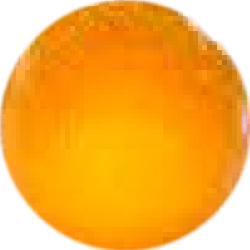
#> input picture packages/assets/source/sun-rulebook.png, 250 x 250 px
$ python cut_action_icons.py ../../packages/assets/source/sun-rulebook.png ../../packages/assets/source/sun-rulebook.png
#> lines starting #> are read from the running program, lines starting #| are printed output that depends on the picture; after the words box and inside, x2 and y2 are one past the last pixel; in counts of white or black regions, pixels touching at a corner belong together
"""Cuts more icons out of the player aid (the same picture and the same method as the action icons of tools/web/build_assets.py):

- the hexagons of the Research action (with the "take a tech of any type" symbol in it) and of Pass (the red cross), as printed;
- the mission icon: the silver card as printed next to "Complete a mission", once without its green check mark (a mission that was played) and once with it
  (a mission that was completed). The card is drawn again in the colours of the printed one and the printed check mark is put on it, so that both
  icons are exactly the same card.

Needs Pillow and numpy.   python cut_action_icons.py <assets/player-aid-iconography-en.png> <apps/web/public/assets/icons>
Prints the entries for `apps/web/src/generated/assets.json` (the file names carry the first 10 characters of the sha256 of their bytes).
"""

import hashlib
import io
import json
import math
import sys
from collections import deque
from pathlib import Path

import numpy as np
from PIL import Image, ImageDraw

HEX_BOXES = {"research": (1166, 822, 1278, 945), "pass": (1166, 950, 1278, 1073)}  # like launch (1166, 205, 1278, 328)
HEX_SIZE = 112
MISSION_BOX = (1826, 262, 1900, 346)  # the card and its check mark, on the light green of the free actions
MISSION_HEIGHT = 72


def clear_background(im: Image.Image, tolerance: int = 40) -> Image.Image:
    im = im.convert("RGBA")
    px = im.load()
    w, h = im.size
    ref = px[0, 0]
    close = lambda c: max(abs(c[0] - ref[0]), abs(c[1] - ref[1]), abs(c[2] - ref[2])) <= tolerance  # noqa: E731
    seen = np.zeros((h, w), dtype=bool)
    todo = deque([*((x, y) for x in range(w) for y in (0, h - 1)), *((x, y) for y in range(h) for x in (0, w - 1))])
    while todo:
        x, y = todo.popleft()
        if not (0 <= x < w and 0 <= y < h) or seen[y, x] or not close(px[x, y]):
            continue
        seen[y, x] = True
        px[x, y] = (0, 0, 0, 0)
        todo.extend(((x + 1, y), (x - 1, y), (x, y + 1), (x, y - 1)))
    return im


def hexagon_mask(im: Image.Image, margin: float = 1.0) -> Image.Image:
    w, h = im.size
    radius, cx, cy = h / 2 + margin, w / 2, h / 2
    px = im.load()
    for y in range(h):
        for x in range(w):
            dx, dy = abs(x + 0.5 - cx), abs(y + 0.5 - cy)
            if dx > radius * math.sqrt(3) / 2 or dy > radius - dx / math.sqrt(3):
                px[x, y] = (0, 0, 0, 0)
    return im


def save(im: Image.Image, out: Path, name: str) -> str:
    buf = io.BytesIO()
    im.save(buf, "WEBP", method=6, quality=90, alpha_quality=95)
    data = buf.getvalue()
    final = f"{name}.{hashlib.sha256(data).hexdigest()[:10]}.webp"
    (out / final).write_bytes(data)
    return f"/assets/icons/{final}"


def mission_icons(aid: Image.Image) -> tuple[Image.Image, Image.Image]:
    crop = aid.crop(MISSION_BOX).convert("RGB")
    a = np.asarray(crop).astype(int)
    r, g, b = a[..., 0], a[..., 1], a[..., 2]
    green = (g > r + 35) & (g > b + 35)  # the check mark
    dark = (r < 130) & (g < 130) & (b < 130) & ~green  # the outline of the card
    ys, xs = np.nonzero(dark)
    x0, x1, y0, y1 = xs.min(), xs.max(), ys.min(), ys.max()  # the card (the check mark reaches beyond its corner, but it is green, not dark)
    cw, ch = x1 - x0 + 1, y1 - y0 + 1
    outline = tuple(int(v) for v in np.median(a[dark], axis=0))
    top = tuple(int(v) for v in a[y0 + 8, x0 + cw // 2])  # the white upper half
    bottom = tuple(int(v) for v in a[y1 - 8, x0 + 8])  # the grey lower half (left of the check mark)
    k = 8  # drawn big and made small, for smooth edges
    card = Image.new("RGBA", (crop.width * k, crop.height * k), (0, 0, 0, 0))
    d = ImageDraw.Draw(card)
    box = (x0 * k, y0 * k, (x1 + 1) * k - 1, (y1 + 1) * k - 1)
    radius = int(0.14 * cw * k)
    d.rounded_rectangle(box, radius=radius, fill=top, outline=outline, width=int(2.4 * k))
    inner = Image.new("RGBA", card.size, (0, 0, 0, 0))
    di = ImageDraw.Draw(inner)
    di.rectangle((x0 * k + int(2.4 * k), y0 * k + int(ch * 0.46 * k), (x1 + 1) * k - int(2.4 * k), (y1 + 1) * k - int(2.4 * k)), fill=bottom)
    mask = Image.new("L", card.size, 0)
    ImageDraw.Draw(mask).rounded_rectangle(box, radius=radius - int(2.4 * k), fill=255)
    mask = Image.new("L", card.size, 0)
    ImageDraw.Draw(mask).rounded_rectangle(
        (box[0] + int(2.4 * k), box[1] + int(2.4 * k), box[2] - int(2.4 * k), box[3] - int(2.4 * k)), radius=max(2, radius - int(2.4 * k)), fill=255
    )
    card.paste(inner, (0, 0), Image.composite(inner.split()[3], Image.new("L", card.size, 0), mask))
    played = card.resize(crop.size, Image.LANCZOS)
    # the printed check mark, with soft edges, on top of the same card
    soft = Image.fromarray((green * 255).astype("uint8")).resize(crop.size, Image.LANCZOS)
    check = crop.convert("RGBA")
    check.putalpha(soft)
    done = played.copy()
    done.alpha_composite(check)
    bbox = done.getbbox()
    pad = 2
    box_out = (max(0, bbox[0] - pad), max(0, bbox[1] - pad), min(crop.width, bbox[2] + pad), min(crop.height, bbox[3] + pad))
    fit = lambda im: im.crop(box_out).resize((round(MISSION_HEIGHT * (box_out[2] - box_out[0]) / (box_out[3] - box_out[1])), MISSION_HEIGHT), Image.LANCZOS)  # noqa: E731
    return fit(played), fit(done)


if __name__ == "__main__":
    Image.MAX_IMAGE_PIXELS = None
    src, out = Path(sys.argv[1]), Path(sys.argv[2])
    aid = Image.open(src).convert("RGBA")
#> aid is the input picture: PIL image 250x250 RGBA; mean R, G, B, A 240.2, 153.5, 27.3, 200.8
    result: dict[str, str] = {}
    for name, box in HEX_BOXES.items():
        icon = hexagon_mask(clear_background(aid.crop(box)), margin=-3)
        icon = icon.resize((HEX_SIZE, round(HEX_SIZE * icon.height / icon.width)), Image.LANCZOS)
        result[name] = save(icon, out, name)
#> this loop made 2 passes
#> (ref in clear_background, radius in hexagon_mask, cx in hexagon_mask, cy in hexagon_mask) on passes 1 to 2: ((0, 0, 0, 0), 58.5, 56, 61.5), ((0, 0, 0, 0), 58.5, 56, 61.5)
#> after the loop, result = {'research': '/assets/icons/research.83fc315839.webp', 'pass': '/assets/icons/pass.83fc315839.webp'}
    played, done = mission_icons(aid)
#> in mission_icons, `crop = aid.crop(MISSION_BOX).convert("RGB")`: crop: PIL image 74x84 RGB; every value is 0
#> in mission_icons, `a = np.asarray(crop).astype(int)`: a: shape (84, 74, 3) int64; every value is 0
#> in mission_icons, `r, g, b = a[..., 0], a[..., 1], a[..., 2]`: r: shape (84, 74) int64; every value is 0
#> in mission_icons, `green = (g > r + 35) & (g > b + 35)`: green: shape (84, 74) bool; every value is 0
#> in mission_icons, `dark = (r < 130) & (g < 130) & (b < 130) & ~green`: dark: shape (84, 74) bool; every value is 1
#> in mission_icons, `ys, xs = np.nonzero(dark)`: ys = 6216 values from 0 to 83; xs = 6216 values, max 73 at index 73, min 0 at index 0, mean 36.5
#> in mission_icons, `x0, x1, y0, y1 = xs.min(), xs.max(), ys.min(), ys.max()`: x0 = 0; x1 = 73; y0 = 0; y1 = 83
#> in mission_icons, `cw, ch = x1 - x0 + 1, y1 - y0 + 1`: cw = 74; ch = 84
#> in mission_icons, `outline = tuple(int(v) for v in np.median(a[dark], axis=0))`: outline = (0, 0, 0)
#> in mission_icons, `card = Image.new("RGBA", (crop.width * k, crop.height * k), (0, 0, 0, ..`: card: PIL image 592x672 RGBA; every value is 0
#> in mission_icons, `box = (x0 * k, y0 * k, (x1 + 1) * k - 1, (y1 + 1) * k - 1)`: box = (0, 0, 591, 671)
#> in mission_icons, `radius = int(0.14 * cw * k)`: radius = 82
#> in mission_icons, `mask = Image.new("L", card.size, 0)`: mask: PIL image 592x672 L; every value is 0
#> in mission_icons, `ImageDraw.Draw(mask).rounded_rectangle(box, radius=radius - int(2.4 * ..`:
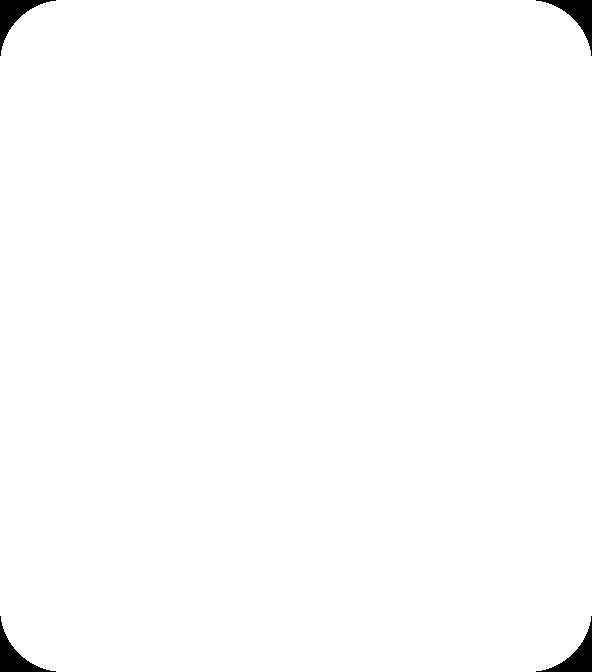
#> mask: PIL image 592x672 L; 99.1% white; 4 black regions, box (x1, y1, x2, y2) and area: (0, 0, 56, 56) 873, (536, 0, 592, 56) 873, (0, 616, 56, 672) 873, (536, 616, 592, 672) 873
#> in mission_icons, `ImageDraw.Draw(mask).rounded_rectangle( (box[0] + int(2.4 * k), box[1]..`:
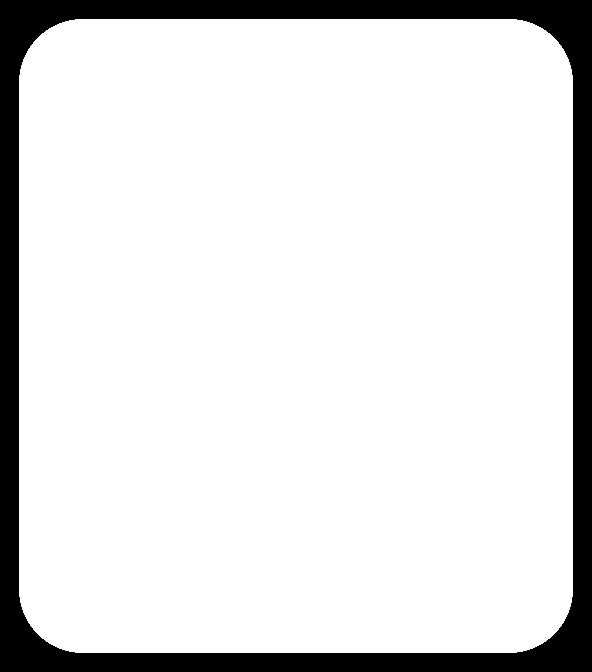
#> mask: PIL image 592x672 L; 87.4% white; 1 black region, box (x1, y1, x2, y2) and area: (0, 0, 592, 672) 50080
#> in mission_icons, `card.paste(inner, (0, 0), Image.composite(inner.split()[3], Image.new(..`:
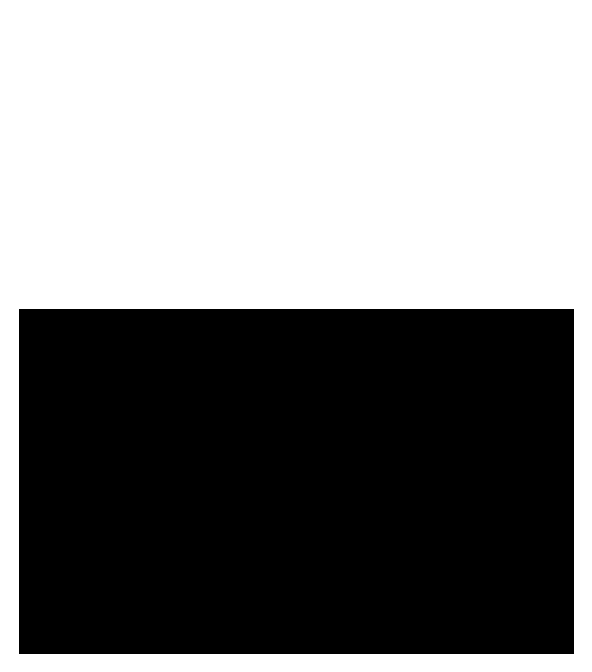
#> inner: PIL image 592x672 RGBA; mean R, G, B, A 0, 0, 0, 122.7; transparent parts drawn white
#> in mission_icons, `card.paste(inner, (0, 0), Image.composite(inner.split()[3], Image.new(..`:
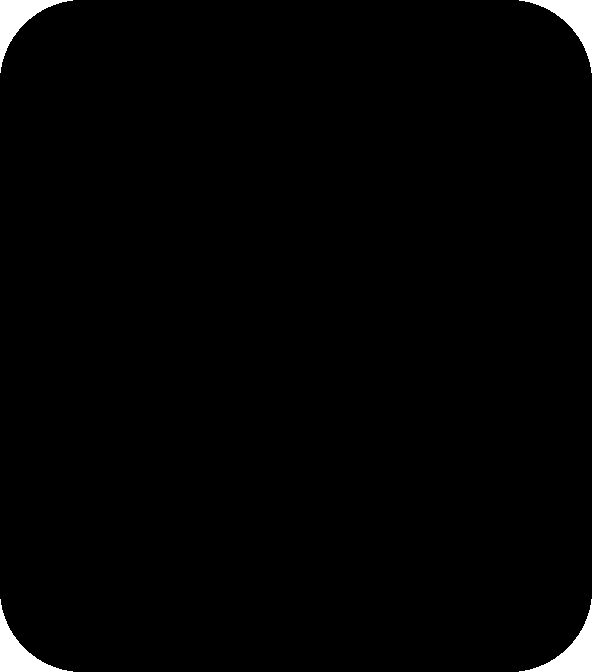
#> card: PIL image 592x672 RGBA; mean R, G, B, A 0, 0, 0, 251.2; transparent parts drawn white
#> in mission_icons, `check.putalpha(soft)`: check: PIL image 74x84 RGBA; every value is 0
#> in mission_icons, `bbox = done.getbbox()`: bbox = (0, 0, 74, 84)
#> played: PIL image 63x72 RGBA
    result["mission"] = save(played, out, "mission")
    result["mission-done"] = save(done, out, "mission-done")
    print(json.dumps(result, indent=1))
#| {
#|  "research": "/assets/icons/research.83fc315839.webp",
#|  "pass": "/assets/icons/pass.83fc315839.webp",
#|  "mission": "/assets/icons/mission.186725cfbb.webp",
#|  "mission-done": "/assets/icons/mission-done.186725cfbb.webp"
#| }
